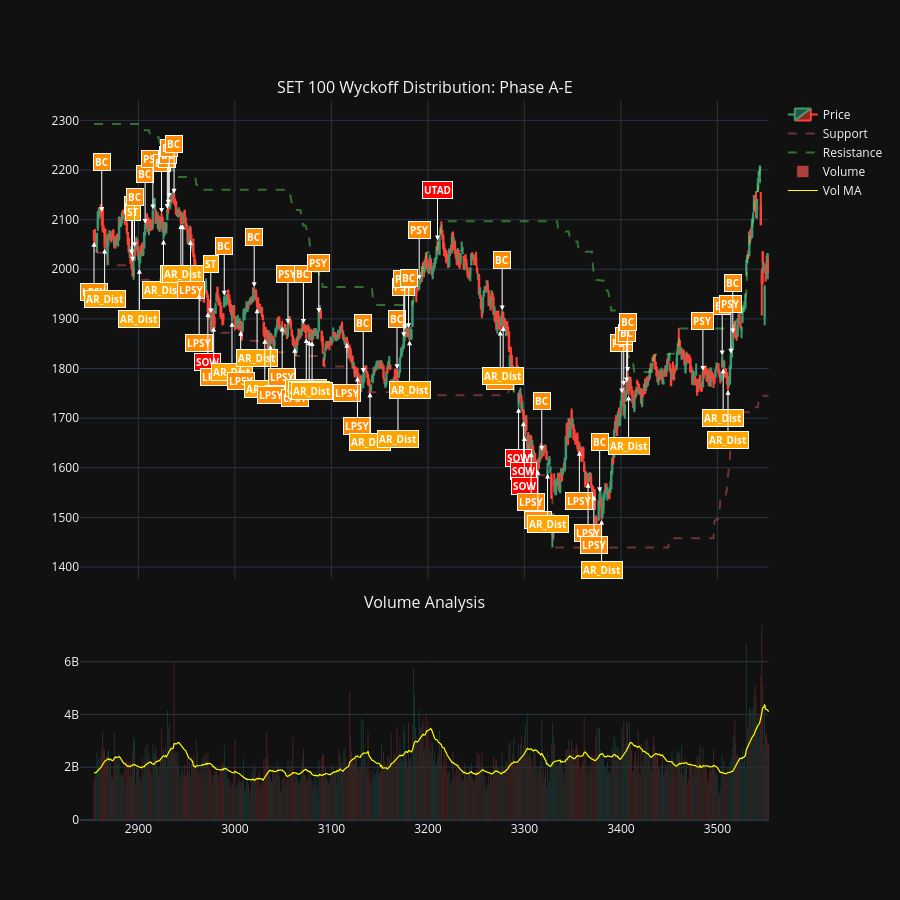

This figure's notebook cell:
### Code cell
# --- Visualization: Full Distribution Phase A-E --- #

# 1. รายชื่อ Event ฝั่ง Distribution ครบทุกเฟส
dist_events = ['PSY', 'BC', 'AR_Dist', 'ST', 'UT', 'UTAD', 'SOW', 'LPSY']

# 2. ขยายช่วงข้อมูลเป็น 500 วัน (เพื่อให้ครอบคลุม Phase A ถึง E)
# การใช้แค่ 100-300 วันอาจเห็นไม่ครบทั้งรอบวงจร
dfpl = df.tail(700).copy()

# 3. สร้าง Figure
fig = make_subplots(rows=2, cols=1, shared_xaxes=True, vertical_spacing=0.05, 
                    row_heights=[0.7, 0.3], 
                    subplot_titles=('SET 100 Wyckoff Distribution: Phase A-E', 'Volume Analysis'))

# --- กราฟบน: ราคา และ Trading Range ---
fig.add_trace(go.Candlestick(x=dfpl.index, open=dfpl['Open'], high=dfpl['High'], 
                             low=dfpl['Low'], close=dfpl['Close'], name='Price'), row=1, col=1)

# เส้นแนวรับ-แนวต้าน (กรอบที่รายใหญ่ใช้ระบายของ)
fig.add_trace(go.Scatter(x=dfpl.index, y=dfpl['Support_TR'], 
                         line=dict(color='rgba(255, 100, 100, 0.4)', dash='dash'), 
                         name='Support'), row=1, col=1)
fig.add_trace(go.Scatter(x=dfpl.index, y=dfpl['Resistance_TR'], 
                         line=dict(color='rgba(100, 255, 100, 0.4)', dash='dash'), 
                         name='Resistance'), row=1, col=1)

# กรอง Event
event_df = dfpl[dfpl['Wyckoff_Event'].isin(dist_events)]

# เพิ่ม Annotations แยกสีตามความสำคัญ
for idx, row in event_df.iterrows():
    e_name = row['Wyckoff_Event']
    
    # กำหนดสี: UTAD และ SOW เป็นสีแดงเข้ม (จุดเปลี่ยนสำคัญ)
    if e_name in ['UTAD', 'SOW']:
        bg_color = "#FF0000" # แดง
    elif e_name in ['BC', 'PSY', 'LPSY']:
        bg_color = "#FF8C00" # ส้มเข้ม
    else:
        bg_color = "#FFA500" # ส้มมาตรฐาน
    
    # ตำแหน่งการวาง
    # จุดที่ทดสอบด้านบน: BC, PSY, UT, UTAD
    # จุดที่ทดสอบด้านล่าง: AR_Dist, SOW, LPSY
    is_bottom = e_name in ['AR_Dist', 'SOW', 'LPSY']
    y_pos = row['Low'] if is_bottom else row['High']
    ay_val = 50 if is_bottom else -50
    
    fig.add_annotation(
        x=idx, y=y_pos,
        text=f"<b>{e_name}</b>",
        showarrow=True, arrowhead=2, arrowcolor="white",
        ax=0, ay=ay_val,
        bgcolor=bg_color,
        font=dict(color="white", size=10),
        bordercolor="white"
    )

# --- กราฟล่าง: Volume ---
vol_colors = ['#26a69a' if c >= o else '#ef5350' for c, o in zip(dfpl['Close'], dfpl['Open'])]
fig.add_trace(go.Bar(x=dfpl.index, y=dfpl['Volume'], name='Volume', 
                     marker_color=vol_colors, opacity=0.7), row=2, col=1)

fig.add_trace(go.Scatter(x=dfpl.index, y=dfpl['Vol_MA20'], 
                         line=dict(color='yellow', width=1.2), name='Vol MA'), row=2, col=1)

# ปรับแต่ง Layout
fig.update_layout(
    height=900,
    template='plotly_dark',
    xaxis_rangeslider_visible=False,
    showlegend=True
)

fig.show()

### Figure 1 — Plotly figure (JSON) as saved in the notebook; plotly's stock layout.template omitted (floating-point values rounded to 4 significant figures; data arrays with more than 128 entries replaced by an {"elided": "..."} marker saying what was removed)
{"data": [{"close": {"elided": "700 float values"}, "high": {"elided": "700 float values"}, "low": {"elided": "700 float values"}, "name": "Price", "open": {"elided": "700 float values"}, "type": "candlestick", "x": {"elided": "700 int values"}, "xaxis": "x", "yaxis": "y"}, {"line": {"color": "rgba(255, 100, 100, 0.4)", "dash": "dash"}, "name": "Support", "type": "scatter", "x": {"elided": "700 int values"}, "xaxis": "x", "y": {"elided": "700 float values"}, "yaxis": "y"}, {"line": {"color": "rgba(100, 255, 100, 0.4)", "dash": "dash"}, "name": "Resistance", "type": "scatter", "x": {"elided": "700 int values"}, "xaxis": "x", "y": {"elided": "700 float values"}, "yaxis": "y"}, {"marker": {"color": {"elided": "700 str values"}}, "name": "Volume", "opacity": 0.7, "type": "bar", "x": {"elided": "700 int values"}, "xaxis": "x2", "y": {"elided": "700 float values"}, "yaxis": "y2"}, {"line": {"color": "yellow", "width": 1.2}, "name": "Vol MA", "type": "scatter", "x": {"elided": "700 int values"}, "xaxis": "x2", "y": {"elided": "700 float values"}, "yaxis": "y2"}], "layout": {"annotations": [{"font": {"size": 16}, "showarrow": false, "text": "SET 100 Wyckoff Distribution: Phase A-E", "x": 0.5, "xanchor": "center", "xref": "paper", "y": 1.0, "yanchor": "bottom", "yref": "paper"}, {"font": {"size": 16}, "showarrow": false, "text": "Volume Analysis", "x": 0.5, "xanchor": "center", "xref": "paper", "y": 0.285, "yanchor": "bottom", "yref": "paper"}, {"arrowcolor": "white", "arrowhead": 2, "ax": 0, "ay": 50, "bgcolor": "#FF8C00", "bordercolor": "white", "font": {"color": "white", "size": 10}, "showarrow": true, "text": "<b>LPSY</b>", "x": 2854, "y": 2055.0}, {"arrowcolor": "white", "arrowhead": 2, "ax": 0, "ay": -50, "bgcolor": "#FF8C00", "bordercolor": "white", "font": {"color": "white", "size": 10}, "showarrow": true, "text": "<b>BC</b>", "x": 2862, "y": 2115.0}, {"arrowcolor": "white", "arrowhead": 2, "ax": 0, "ay": 50, "bgcolor": "#FFA500", "bordercolor": "white", "font": {"color": "white", "size": 10}, "showarrow": true, "text": "<b>AR_Dist</b>", "x": 2865, "y": 2042.0}, {"arrowcolor": "white", "arrowhead": 2, "ax": 0, "ay": -50, "bgcolor": "#FFA500", "bordercolor": "white", "font": {"color": "white", "size": 10}, "showarrow": true, "text": "<b>ST</b>", "x": 2893, "y": 2029.0}, {"arrowcolor": "white", "arrowhead": 2, "ax": 0, "ay": -50, "bgcolor": "#FFA500", "bordercolor": "white", "font": {"color": "white", "size": 10}, "showarrow": true, "text": "<b>ST</b>", "x": 2894, "y": 2015.0}, {"arrowcolor": "white", "arrowhead": 2, "ax": 0, "ay": -50, "bgcolor": "#FF8C00", "bordercolor": "white", "font": {"color": "white", "size": 10}, "showarrow": true, "text": "<b>BC</b>", "x": 2896, "y": 2044.0}, {"arrowcolor": "white", "arrowhead": 2, "ax": 0, "ay": 50, "bgcolor": "#FFA500", "bordercolor": "white", "font": {"color": "white", "size": 10}, "showarrow": true, "text": "<b>AR_Dist</b>", "x": 2901, "y": 2001.0}, {"arrowcolor": "white", "arrowhead": 2, "ax": 0, "ay": -50, "bgcolor": "#FF8C00", "bordercolor": "white", "font": {"color": "white", "size": 10}, "showarrow": true, "text": "<b>BC</b>", "x": 2907, "y": 2091.0}, {"arrowcolor": "white", "arrowhead": 2, "ax": 0, "ay": -50, "bgcolor": "#FF8C00", "bordercolor": "white", "font": {"color": "white", "size": 10}, "showarrow": true, "text": "<b>PSY</b>", "x": 2915, "y": 2121.0}, {"arrowcolor": "white", "arrowhead": 2, "ax": 0, "ay": -50, "bgcolor": "#FF8C00", "bordercolor": "white", "font": {"color": "white", "size": 10}, "showarrow": true, "text": "<b>BC</b>", "x": 2924, "y": 2113.0}, {"arrowcolor": "white", "arrowhead": 2, "ax": 0, "ay": 50, "bgcolor": "#FFA500", "bordercolor": "white", "font": {"color": "white", "size": 10}, "showarrow": true, "text": "<b>AR_Dist</b>", "x": 2926, "y": 2060.0}, {"arrowcolor": "white", "arrowhead": 2, "ax": 0, "ay": -50, "bgcolor": "#FF8C00", "bordercolor": "white", "font": {"color": "white", "size": 10}, "showarrow": true, "text": "<b>BC</b>", "x": 2930, "y": 2121.0}, {"arrowcolor": "white", "arrowhead": 2, "ax": 0, "ay": -50, "bgcolor": "#FF8C00", "bordercolor": "white", "font": {"color": "white", "size": 10}, "showarrow": true, "text": "<b>BC</b>", "x": 2931, "y": 2130.0}, {"arrowcolor": "white", "arrowhead": 2, "ax": 0, "ay": -50, "bgcolor": "#FF8C00", "bordercolor": "white", "font": {"color": "white", "size": 10}, "showarrow": true, "text": "<b>BC</b>", "x": 2932, "y": 2143.0}, {"arrowcolor": "white", "arrowhead": 2, "ax": 0, "ay": -50, "bgcolor": "#FF8C00", "bordercolor": "white", "font": {"color": "white", "size": 10}, "showarrow": true, "text": "<b>BC</b>", "x": 2937, "y": 2152.0}, {"arrowcolor": "white", "arrowhead": 2, "ax": 0, "ay": 50, "bgcolor": "#FFA500", "bordercolor": "white", "font": {"color": "white", "size": 10}, "showarrow": true, "text": "<b>AR_Dist</b>", "x": 2944, "y": 2091.0}, {"arrowcolor": "white", "arrowhead": 2, "ax": 0, "ay": 50, "bgcolor": "#FFA500", "bordercolor": "white", "font": {"color": "white", "size": 10}, "showarrow": true, "text": "<b>AR_Dist</b>", "x": 2946, "y": 2091.0}, {"arrowcolor": "white", "arrowhead": 2, "ax": 0, "ay": 50, "bgcolor": "#FF8C00", "bordercolor": "white", "font": {"color": "white", "size": 10}, "showarrow": true, "text": "<b>LPSY</b>", "x": 2954, "y": 2059.0}, {"arrowcolor": "white", "arrowhead": 2, "ax": 0, "ay": 50, "bgcolor": "#FF8C00", "bordercolor": "white", "font": {"color": "white", "size": 10}, "showarrow": true, "text": "<b>LPSY</b>", "x": 2963, "y": 1951.0}, {"arrowcolor": "white", "arrowhead": 2, "ax": 0, "ay": 50, "bgcolor": "#FF0000", "bordercolor": "white", "font": {"color": "white", "size": 10}, "showarrow": true, "text": "<b>SOW</b>", "x": 2972, "y": 1914.0}, {"arrowcolor": "white", "arrowhead": 2, "ax": 0, "ay": -50, "bgcolor": "#FFA500", "bordercolor": "white", "font": {"color": "white", "size": 10}, "showarrow": true, "text": "<b>ST</b>", "x": 2975, "y": 1911.0}, {"arrowcolor": "white", "arrowhead": 2, "ax": 0, "ay": 50, "bgcolor": "#FF8C00", "bordercolor": "white", "font": {"color": "white", "size": 10}, "showarrow": true, "text": "<b>LPSY</b>", "x": 2978, "y": 1885.0}, {"arrowcolor": "white", "arrowhead": 2, "ax": 0, "ay": -50, "bgcolor": "#FF8C00", "bordercolor": "white", "font": {"color": "white", "size": 10}, "showarrow": true, "text": "<b>BC</b>", "x": 2989, "y": 1947.0}, {"arrowcolor": "white", "arrowhead": 2, "ax": 0, "ay": 50, "bgcolor": "#FFA500", "bordercolor": "white", "font": {"color": "white", "size": 10}, "showarrow": true, "text": "<b>AR_Dist</b>", "x": 2997, "y": 1894.0}, {"arrowcolor": "white", "arrowhead": 2, "ax": 0, "ay": 50, "bgcolor": "#FF8C00", "bordercolor": "white", "font": {"color": "white", "size": 10}, "showarrow": true, "text": "<b>LPSY</b>", "x": 3006, "y": 1876.0}, {"arrowcolor": "white", "arrowhead": 2, "ax": 0, "ay": -50, "bgcolor": "#FF8C00", "bordercolor": "white", "font": {"color": "white", "size": 10}, "showarrow": true, "text": "<b>BC</b>", "x": 3020, "y": 1964}, {"arrowcolor": "white", "arrowhead": 2, "ax": 0, "ay": 50, "bgcolor": "#FFA500", "bordercolor": "white", "font": {"color": "white", "size": 10}, "showarrow": true, "text": "<b>AR_Dist</b>", "x": 3023, "y": 1921.0}, {"arrowcolor": "white", "arrowhead": 2, "ax": 0, "ay": 50, "bgcolor": "#FFA500", "bordercolor": "white", "font": {"color": "white", "size": 10}, "showarrow": true, "text": "<b>AR_Dist</b>", "x": 3031, "y": 1860.0}, {"arrowcolor": "white", "arrowhead": 2, "ax": 0, "ay": 50, "bgcolor": "#FF8C00", "bordercolor": "white", "font": {"color": "white", "size": 10}, "showarrow": true, "text": "<b>LPSY</b>", "x": 3037, "y": 1848}, {"arrowcolor": "white", "arrowhead": 2, "ax": 0, "ay": 50, "bgcolor": "#FF8C00", "bordercolor": "white", "font": {"color": "white", "size": 10}, "showarrow": true, "text": "<b>LPSY</b>", "x": 3049, "y": 1885.0}, {"arrowcolor": "white", "arrowhead": 2, "ax": 0, "ay": -50, "bgcolor": "#FF8C00", "bordercolor": "white", "font": {"color": "white", "size": 10}, "showarrow": true, "text": "<b>PSY</b>", "x": 3055, "y": 1890.0}, {"arrowcolor": "white", "arrowhead": 2, "ax": 0, "ay": 50, "bgcolor": "#FF8C00", "bordercolor": "white", "font": {"color": "white", "size": 10}, "showarrow": true, "text": "<b>LPSY</b>", "x": 3062, "y": 1842.0}, {"arrowcolor": "white", "arrowhead": 2, "ax": 0, "ay": -50, "bgcolor": "#FF8C00", "bordercolor": "white", "font": {"color": "white", "size": 10}, "showarrow": true, "text": "<b>BC</b>", "x": 3071, "y": 1890.0}, {"arrowcolor": "white", "arrowhead": 2, "ax": 0, "ay": 50, "bgcolor": "#FFA500", "bordercolor": "white", "font": {"color": "white", "size": 10}, "showarrow": true, "text": "<b>AR_Dist</b>", "x": 3074, "y": 1862.0}, {"arrowcolor": "white", "arrowhead": 2, "ax": 0, "ay": 50, "bgcolor": "#FFA500", "bordercolor": "white", "font": {"color": "white", "size": 10}, "showarrow": true, "text": "<b>AR_Dist</b>", "x": 3077, "y": 1857.0}, {"arrowcolor": "white", "arrowhead": 2, "ax": 0, "ay": 50, "bgcolor": "#FFA500", "bordercolor": "white", "font": {"color": "white", "size": 10}, "showarrow": true, "text": "<b>AR_Dist</b>", "x": 3080, "y": 1855.0}, {"arrowcolor": "white", "arrowhead": 2, "ax": 0, "ay": -50, "bgcolor": "#FF8C00", "bordercolor": "white", "font": {"color": "white", "size": 10}, "showarrow": true, "text": "<b>PSY</b>", "x": 3087, "y": 1912.0}, {"arrowcolor": "white", "arrowhead": 2, "ax": 0, "ay": 50, "bgcolor": "#FF8C00", "bordercolor": "white", "font": {"color": "white", "size": 10}, "showarrow": true, "text": "<b>LPSY</b>", "x": 3116, "y": 1852.0}, {"arrowcolor": "white", "arrowhead": 2, "ax": 0, "ay": 50, "bgcolor": "#FF8C00", "bordercolor": "white", "font": {"color": "white", "size": 10}, "showarrow": true, "text": "<b>LPSY</b>", "x": 3127, "y": 1784.0}, {"arrowcolor": "white", "arrowhead": 2, "ax": 0, "ay": -50, "bgcolor": "#FF8C00", "bordercolor": "white", "font": {"color": "white", "size": 10}, "showarrow": true, "text": "<b>BC</b>", "x": 3133, "y": 1791.0}, {"arrowcolor": "white", "arrowhead": 2, "ax": 0, "ay": 50, "bgcolor": "#FFA500", "bordercolor": "white", "font": {"color": "white", "size": 10}, "showarrow": true, "text": "<b>AR_Dist</b>", "x": 3140, "y": 1752.0}, {"arrowcolor": "white", "arrowhead": 2, "ax": 0, "ay": -50, "bgcolor": "#FF8C00", "bordercolor": "white", "font": {"color": "white", "size": 10}, "showarrow": true, "text": "<b>BC</b>", "x": 3168, "y": 1799.0}, {"arrowcolor": "white", "arrowhead": 2, "ax": 0, "ay": 50, "bgcolor": "#FFA500", "bordercolor": "white", "font": {"color": "white", "size": 10}, "showarrow": true, "text": "<b>AR_Dist</b>", "x": 3169, "y": 1758.0}, {"arrowcolor": "white", "arrowhead": 2, "ax": 0, "ay": -50, "bgcolor": "#FF8C00", "bordercolor": "white", "font": {"color": "white", "size": 10}, "showarrow": true, "text": "<b>PSY</b>", "x": 3175, "y": 1863.0}, {"arrowcolor": "white", "arrowhead": 2, "ax": 0, "ay": -50, "bgcolor": "#FF8C00", "bordercolor": "white", "font": {"color": "white", "size": 10}, "showarrow": true, "text": "<b>PSY</b>", "x": 3176, "y": 1879.0}, {"arrowcolor": "white", "arrowhead": 2, "ax": 0, "ay": -50, "bgcolor": "#FF8C00", "bordercolor": "white", "font": {"color": "white", "size": 10}, "showarrow": true, "text": "<b>BC</b>", "x": 3180, "y": 1881.0}, {"arrowcolor": "white", "arrowhead": 2, "ax": 0, "ay": 50, "bgcolor": "#FFA500", "bordercolor": "white", "font": {"color": "white", "size": 10}, "showarrow": true, "text": "<b>AR_Dist</b>", "x": 3181, "y": 1857.0}, {"arrowcolor": "white", "arrowhead": 2, "ax": 0, "ay": -50, "bgcolor": "#FF8C00", "bordercolor": "white", "font": {"color": "white", "size": 10}, "showarrow": true, "text": "<b>PSY</b>", "x": 3191, "y": 1979.0}, {"arrowcolor": "white", "arrowhead": 2, "ax": 0, "ay": -50, "bgcolor": "#FF0000", "bordercolor": "white", "font": {"color": "white", "size": 10}, "showarrow": true, "text": "<b>UTAD</b>", "x": 3210, "y": 2058.0}, {"arrowcolor": "white", "arrowhead": 2, "ax": 0, "ay": 50, "bgcolor": "#FF8C00", "bordercolor": "white", "font": {"color": "white", "size": 10}, "showarrow": true, "text": "<b>LPSY</b>", "x": 3275, "y": 1876.0}, {"arrowcolor": "white", "arrowhead": 2, "ax": 0, "ay": -50, "bgcolor": "#FF8C00", "bordercolor": "white", "font": {"color": "white", "size": 10}, "showarrow": true, "text": "<b>BC</b>", "x": 3277, "y": 1917.0}, {"arrowcolor": "white", "arrowhead": 2, "ax": 0, "ay": 50, "bgcolor": "#FFA500", "bordercolor": "white", "font": {"color": "white", "size": 10}, "showarrow": true, "text": "<b>AR_Dist</b>", "x": 3278, "y": 1886.0}, {"arrowcolor": "white", "arrowhead": 2, "ax": 0, "ay": 50, "bgcolor": "#FF0000", "bordercolor": "white", "font": {"color": "white", "size": 10}, "showarrow": true, "text": "<b>SOW</b>", "x": 3294, "y": 1721.0}, {"arrowcolor": "white", "arrowhead": 2, "ax": 0, "ay": 50, "bgcolor": "#FF0000", "bordercolor": "white", "font": {"color": "white", "size": 10}, "showarrow": true, "text": "<b>SOW</b>", "x": 3299, "y": 1694.0}, {"arrowcolor": "white", "arrowhead": 2, "ax": 0, "ay": 50, "bgcolor": "#FF0000", "bordercolor": "white", "font": {"color": "white", "size": 10}, "showarrow": true, "text": "<b>SOW</b>", "x": 3300, "y": 1664.0}, {"arrowcolor": "white", "arrowhead": 2, "ax": 0, "ay": 50, "bgcolor": "#FF8C00", "bordercolor": "white", "font": {"color": "white", "size": 10}, "showarrow": true, "text": "<b>LPSY</b>", "x": 3307, "y": 1631.0}, {"arrowcolor": "white", "arrowhead": 2, "ax": 0, "ay": 50, "bgcolor": "#FF8C00", "bordercolor": "white", "font": {"color": "white", "size": 10}, "showarrow": true, "text": "<b>LPSY</b>", "x": 3314, "y": 1596.0}, {"arrowcolor": "white", "arrowhead": 2, "ax": 0, "ay": -50, "bgcolor": "#FF8C00", "bordercolor": "white", "font": {"color": "white", "size": 10}, "showarrow": true, "text": "<b>BC</b>", "x": 3318, "y": 1634.0}, {"arrowcolor": "white", "arrowhead": 2, "ax": 0, "ay": 50, "bgcolor": "#FFA500", "bordercolor": "white", "font": {"color": "white", "size": 10}, "showarrow": true, "text": "<b>AR_Dist</b>", "x": 3324, "y": 1588.0}, {"arrowcolor": "white", "arrowhead": 2, "ax": 0, "ay": 50, "bgcolor": "#FF8C00", "bordercolor": "white", "font": {"color": "white", "size": 10}, "showarrow": true, "text": "<b>LPSY</b>", "x": 3357, "y": 1634.0}, {"arrowcolor": "white", "arrowhead": 2, "ax": 0, "ay": 50, "bgcolor": "#FF8C00", "bordercolor": "white", "font": {"color": "white", "size": 10}, "showarrow": true, "text": "<b>LPSY</b>", "x": 3366, "y": 1570.0}, {"arrowcolor": "white", "arrowhead": 2, "ax": 0, "ay": 50, "bgcolor": "#FF8C00", "bordercolor": "white", "font": {"color": "white", "size": 10}, "showarrow": true, "text": "<b>LPSY</b>", "x": 3372, "y": 1544.0}, {"arrowcolor": "white", "arrowhead": 2, "ax": 0, "ay": -50, "bgcolor": "#FF8C00", "bordercolor": "white", "font": {"color": "white", "size": 10}, "showarrow": true, "text": "<b>BC</b>", "x": 3378, "y": 1550.0}, {"arrowcolor": "white", "arrowhead": 2, "ax": 0, "ay": 50, "bgcolor": "#FFA500", "bordercolor": "white", "font": {"color": "white", "size": 10}, "showarrow": true, "text": "<b>AR_Dist</b>", "x": 3380, "y": 1495.0}, {"arrowcolor": "white", "arrowhead": 2, "ax": 0, "ay": -50, "bgcolor": "#FF8C00", "bordercolor": "white", "font": {"color": "white", "size": 10}, "showarrow": true, "text": "<b>PSY</b>", "x": 3401, "y": 1750.0}, {"arrowcolor": "white", "arrowhead": 2, "ax": 0, "ay": -50, "bgcolor": "#FF8C00", "bordercolor": "white", "font": {"color": "white", "size": 10}, "showarrow": true, "text": "<b>BC</b>", "x": 3403, "y": 1765.0}, {"arrowcolor": "white", "arrowhead": 2, "ax": 0, "ay": -50, "bgcolor": "#FF8C00", "bordercolor": "white", "font": {"color": "white", "size": 10}, "showarrow": true, "text": "<b>BC</b>", "x": 3406, "y": 1772.0}, {"arrowcolor": "white", "arrowhead": 2, "ax": 0, "ay": -50, "bgcolor": "#FF8C00", "bordercolor": "white", "font": {"color": "white", "size": 10}, "showarrow": true, "text": "<b>BC</b>", "x": 3407, "y": 1793.0}, {"arrowcolor": "white", "arrowhead": 2, "ax": 0, "ay": 50, "bgcolor": "#FFA500", "bordercolor": "white", "font": {"color": "white", "size": 10}, "showarrow": true, "text": "<b>AR_Dist</b>", "x": 3408, "y": 1746.0}, {"arrowcolor": "white", "arrowhead": 2, "ax": 0, "ay": -50, "bgcolor": "#FF8C00", "bordercolor": "white", "font": {"color": "white", "size": 10}, "showarrow": true, "text": "<b>PSY</b>", "x": 3485, "y": 1795.0}, {"arrowcolor": "white", "arrowhead": 2, "ax": 0, "ay": -50, "bgcolor": "#FF8C00", "bordercolor": "white", "font": {"color": "white", "size": 10}, "showarrow": true, "text": "<b>BC</b>", "x": 3505, "y": 1826.0}, {"arrowcolor": "white", "arrowhead": 2, "ax": 0, "ay": 50, "bgcolor": "#FFA500", "bordercolor": "white", "font": {"color": "white", "size": 10}, "showarrow": true, "text": "<b>AR_Dist</b>", "x": 3506, "y": 1801.0}, {"arrowcolor": "white", "arrowhead": 2, "ax": 0, "ay": 50, "bgcolor": "#FFA500", "bordercolor": "white", "font": {"color": "white", "size": 10}, "showarrow": true, "text": "<b>AR_Dist</b>", "x": 3511, "y": 1757.0}, {"arrowcolor": "white", "arrowhead": 2, "ax": 0, "ay": -50, "bgcolor": "#FF8C00", "bordercolor": "white", "font": {"color": "white", "size": 10}, "showarrow": true, "text": "<b>PSY</b>", "x": 3514, "y": 1830.0}, {"arrowcolor": "white", "arrowhead": 2, "ax": 0, "ay": -50, "bgcolor": "#FF8C00", "bordercolor": "white", "font": {"color": "white", "size": 10}, "showarrow": true, "text": "<b>BC</b>", "x": 3516, "y": 1871.0}], "height": 900, "showlegend": true, "xaxis": {"anchor": "y", "domain": [0, 1], "matches": "x2", "rangeslider": {"visible": false}, "showticklabels": false}, "xaxis2": {"anchor": "y2", "domain": [0, 1]}, "yaxis": {"anchor": "x", "domain": [0.335, 1.0]}, "yaxis2": {"anchor": "x2", "domain": [0, 0.285]}}}
